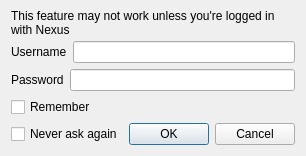
<?xml version="1.0" encoding="UTF-8"?>
<ui version="4.0">
 <class>CredentialsDialog</class>
 <widget class="QDialog" name="CredentialsDialog">
  <property name="geometry">
   <rect>
    <x>0</x>
    <y>0</y>
    <width>282</width>
    <height>156</height>
   </rect>
  </property>
  <property name="windowTitle">
   <string>Login</string>
  </property>
  <layout class="QVBoxLayout" name="verticalLayout">
   <item>
    <widget class="QLabel" name="label_3">
     <property name="text">
      <string>This feature may not work unless you're logged in with Nexus</string>
     </property>
     <property name="wordWrap">
      <bool>true</bool>
     </property>
    </widget>
   </item>
   <item>
    <layout class="QHBoxLayout" name="horizontalLayout">
     <item>
      <widget class="QLabel" name="label">
       <property name="text">
        <string>Username</string>
       </property>
      </widget>
     </item>
     <item>
      <widget class="QLineEdit" name="usernameEdit"/>
     </item>
    </layout>
   </item>
   <item>
    <layout class="QHBoxLayout" name="horizontalLayout_2">
     <item>
      <widget class="QLabel" name="label_2">
       <property name="text">
        <string>Password</string>
       </property>
      </widget>
     </item>
     <item>
      <widget class="QLineEdit" name="passwordEdit">
       <property name="echoMode">
        <enum>QLineEdit::Password</enum>
       </property>
      </widget>
     </item>
    </layout>
   </item>
   <item>
    <layout class="QHBoxLayout" name="horizontalLayout_3">
     <item>
      <widget class="QCheckBox" name="rememberCheck">
       <property name="text">
        <string>Remember</string>
       </property>
      </widget>
     </item>
    </layout>
   </item>
   <item>
    <layout class="QHBoxLayout" name="horizontalLayout_4">
     <item>
      <widget class="QCheckBox" name="dontaskBox">
       <property name="text">
        <string>Never ask again</string>
       </property>
      </widget>
     </item>
     <item>
      <widget class="QDialogButtonBox" name="buttonBox">
       <property name="orientation">
        <enum>Qt::Horizontal</enum>
       </property>
       <property name="standardButtons">
        <set>QDialogButtonBox::Cancel|QDialogButtonBox::Ok</set>
       </property>
      </widget>
     </item>
    </layout>
   </item>
  </layout>
 </widget>
 <resources/>
 <connections>
  <connection>
   <sender>buttonBox</sender>
   <signal>accepted()</signal>
   <receiver>CredentialsDialog</receiver>
   <slot>accept()</slot>
   <hints>
    <hint type="sourcelabel">
     <x>248</x>
     <y>254</y>
    </hint>
    <hint type="destinationlabel">
     <x>157</x>
     <y>274</y>
    </hint>
   </hints>
  </connection>
  <connection>
   <sender>buttonBox</sender>
   <signal>rejected()</signal>
   <receiver>CredentialsDialog</receiver>
   <slot>reject()</slot>
   <hints>
    <hint type="sourcelabel">
     <x>316</x>
     <y>260</y>
    </hint>
    <hint type="destinationlabel">
     <x>286</x>
     <y>274</y>
    </hint>
   </hints>
  </connection>
 </connections>
</ui>
